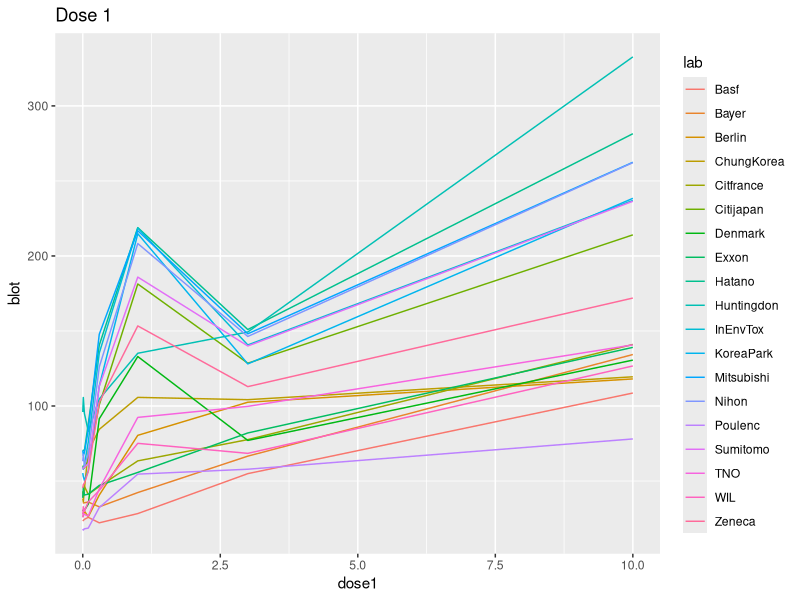
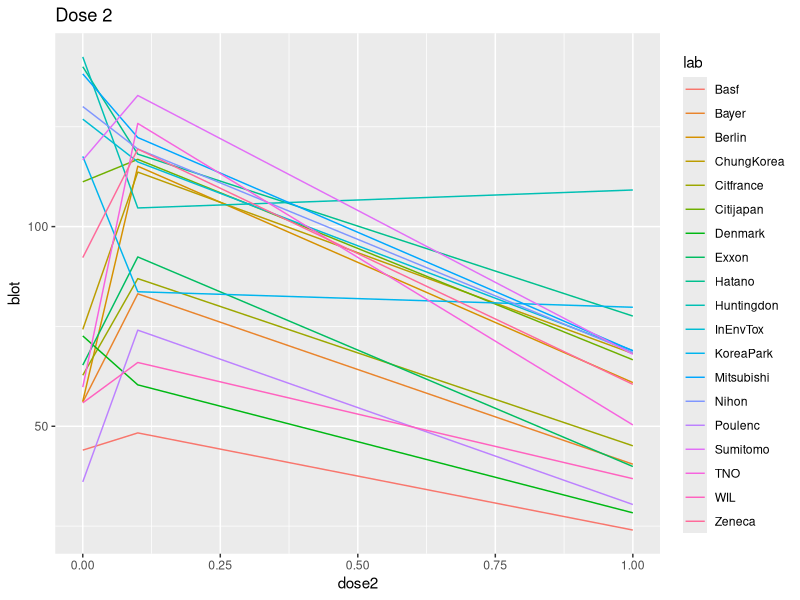
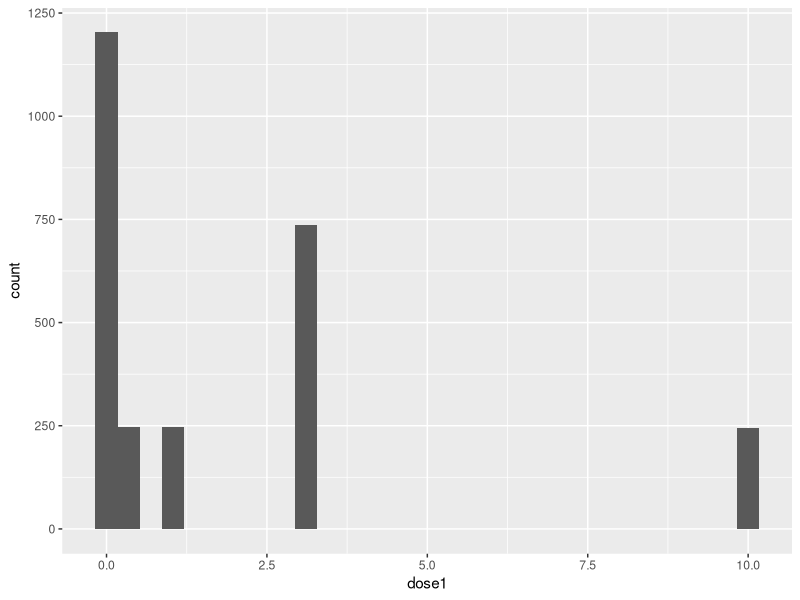
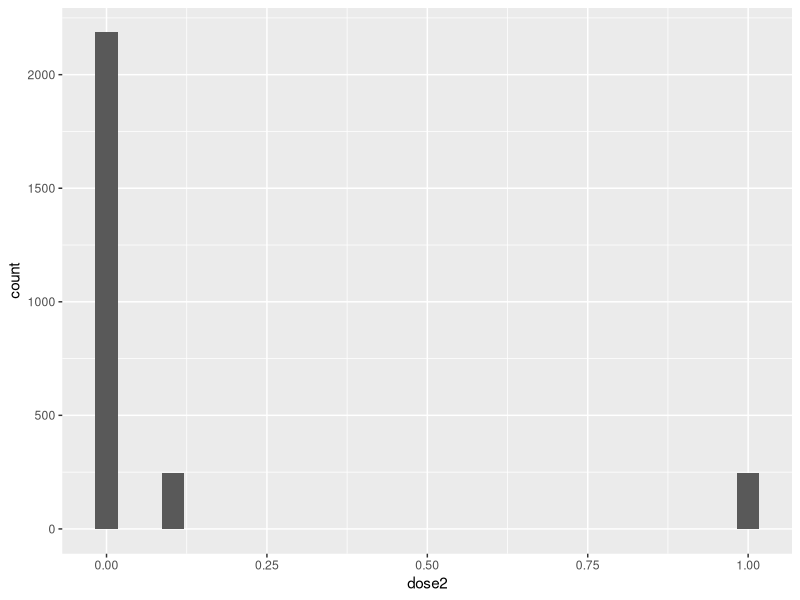
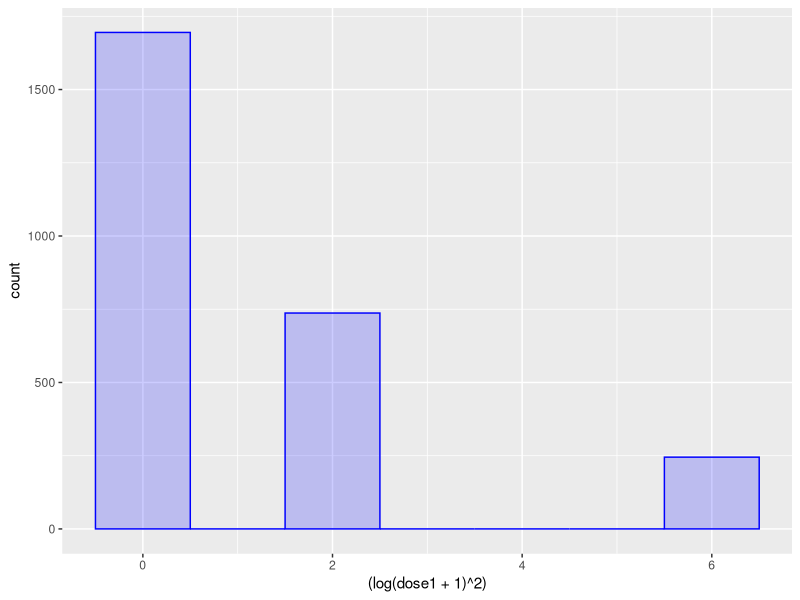
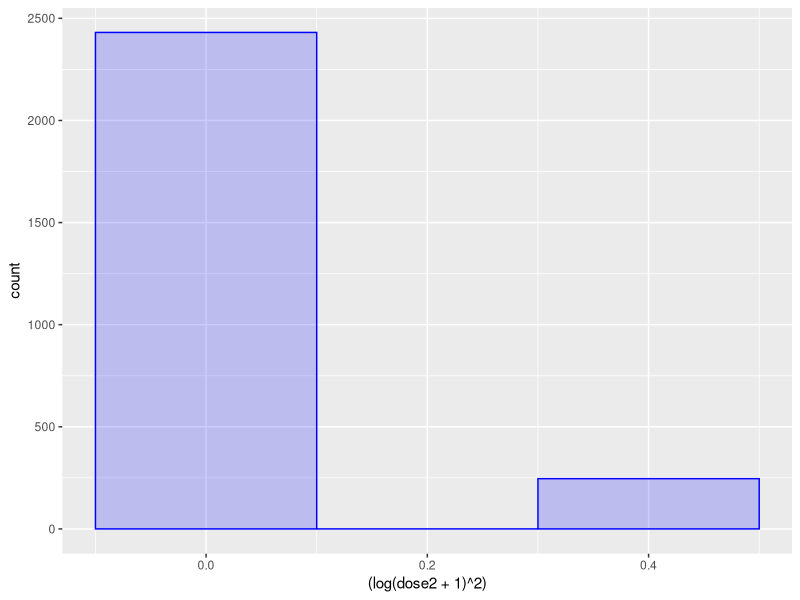

Write the R code that produced these figures, in order.
## ---- chunk 1
library(dplyr)
library(lme4)
library(ggplot2)
#read in the data
###plot multiple ggplots in one place  obtained from http://www.cookbook-r.com/Graphs/Multiple_graphs_on_one_page_(ggplot2)/

multiplot <- function(..., plotlist=NULL, file, cols=1, layout=NULL) {
  library(grid)

  # Make a list from the ... arguments and plotlist
  plots <- c(list(...), plotlist)

  numPlots = length(plots)

  # If layout is NULL, then use 'cols' to determine layout
  if (is.null(layout)) {
    # Make the panel
    # ncol: Number of columns of plots
    # nrow: Number of rows needed, calculated from # of cols
    layout <- matrix(seq(1, cols * ceiling(numPlots/cols)),
                    ncol = cols, nrow = ceiling(numPlots/cols))
  }

 if (numPlots==1) {
    print(plots[[1]])

  } else {
    # Set up the page
    grid.newpage()
    pushViewport(viewport(layout = grid.layout(nrow(layout), ncol(layout))))

    # Make each plot, in the correct location
    for (i in 1:numPlots) {
      # Get the i,j matrix positions of the regions that contain this subplot
      matchidx <- as.data.frame(which(layout == i, arr.ind = TRUE))

      print(plots[[i]], vp = viewport(layout.pos.row = matchidx$row,
                                      layout.pos.col = matchidx$col))
    }
  }
}

RMSE <- function(x,y) {return(sqrt(mean((y-x)^2)))} 
dat <- read.table("case1.txt", header = T, stringsAsFactors = F, na.strings = ".", colClasses=c("character","character","numeric","numeric","numeric","numeric","numeric","numeric"))
dat <-  dat %>% filter(complete.cases(blot)) %>% mutate(wblot = blot/body, wwet = wet/body)
## ---- chunk 2

## ---- chunk 3

## ---- chunk 4
mean_dat1 <- dat %>% group_by(lab, dose1) %>% summarise(blot = mean(blot))
ggplot(data = mean_dat1, aes(x = dose1, y = blot, color = lab)) + geom_line() + ggtitle("Dose 1")
mean_dat2 <- dat %>% group_by(lab, dose2) %>% summarise(blot = mean(blot))
ggplot(data = mean_dat2, aes(x = dose2, y = blot, color = lab)) + geom_line() + ggtitle("Dose 2")



ggplot(data=dat, aes(dose1)) + geom_histogram()
ggplot(data = dat, aes(dose2)) + geom_histogram()

ggplot(data = dat, aes((log(dose1 +1)^2))) + geom_histogram(fill = "blue", alpha = 0.2, binwidth = 1, col="blue") 
ggplot(data = dat, aes((log(dose2 +1)^2))) + geom_histogram(fill = "blue", alpha = 0.2, binwidth = 0.2, col="blue") 
## ---- chunk 5
fm1 <- lmer(log(blot+1) ~ (1 + poly(log(dose1 + 1),2) + poly(log(dose2 + 1),2) |lab) + poly(log(dose1 + 1),2) + poly(log(dose2+1),2) + poly(log(body),2) + (proto*lab), dat)
## ---- chunk 6

## ---- chunk 7

